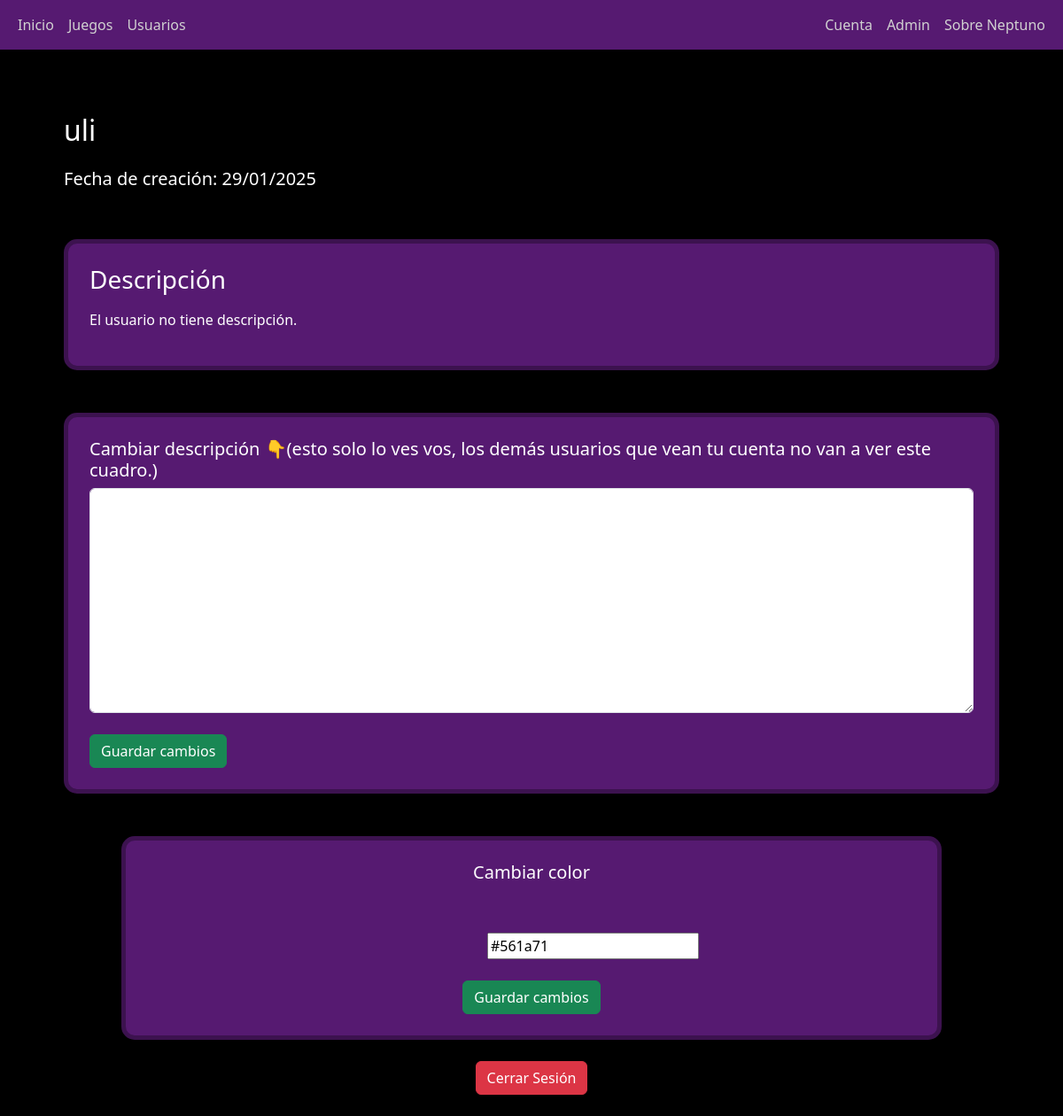
Page /account (signed in) on the earlier database version.
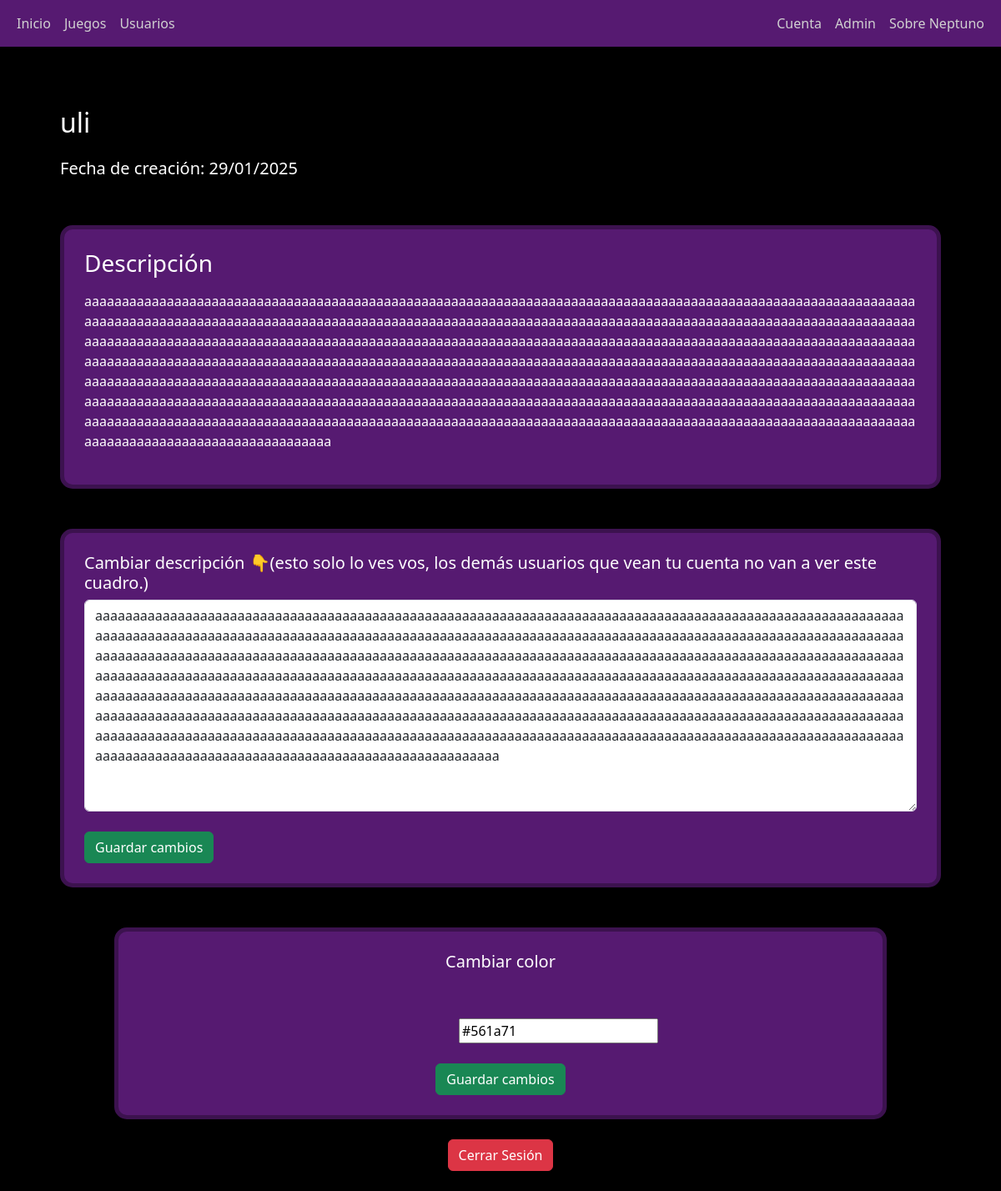
Same page on the later database version.
### app/models.py (models this page shows, shortened)
class CustomUser(AbstractUser):
    descripcion = models.TextField(blank=True, null=True)
    groups = models.ManyToManyField(Group, related_name='customuser_groups')
    user_permissions = models.ManyToManyField(Permission, related_name='customuser_permissions')
    color = ColorField(default='#313131', format='hex')

### app/views.py (the view)
# urls.py: path('account', views.edit_profile, name='account'),
def edit_profile(request):
    if request.method == 'POST':
        form = UserEditForm(request.POST, instance=request.user)
        if form.is_valid():
            form.save()
            return redirect('account')  # Redirige tras guardar los cambios
    else:
        form = UserEditForm(instance=request.user)
    if request.user.is_authenticated:
        user_color = request.user.color
    else:
        user_color = '#FF0000'  # Color predeterminado
    darker_color = darken_color(user_color, 0.3)
    return render(request, 'account.html', {'form': form, 'color': user_color, 'darker_color': darker_color})

### app/forms.py
class UserEditForm(forms.ModelForm):
    descripcion = forms.CharField(
        label="Descripción",
        required=False,
        widget=forms.Textarea(attrs={'class': 'form-control'})
    )
    color = ColorField(
        label="Color de perfil",
        required=False,
        widget=forms.TextInput(attrs={'type': 'color', 'class': 'form-control'})
    )
    class Meta:
        model = CustomUser
        fields = ['descripcion', 'color']

### app/views.py (called while the page is built)
def hex_to_rgb(hex_color):
    hex_color = hex_color.lstrip('#')
    return tuple(int(hex_color[i:i+2], 16) for i in (0, 2, 4))

def rgb_to_hex(r, g, b):
    return f'#{r:02x}{g:02x}{b:02x}'

def darken_color(hex_color, factor=0.2):
    r, g, b = hex_to_rgb(hex_color)
    r = max(int(r * (1 - factor)), 0)
    g = max(int(g * (1 - factor)), 0)
    b = max(int(b * (1 - factor)), 0)
    return rgb_to_hex(r, g, b)

### app/templates/account.html (shortened to what this page needs)
{% extends "base.html" %}
{%block navcolor%}{{color}}{%endblock%}
{% block content %}
<div class="container mt-5">
    <h2 class="mb-4">{{ request.user.username }}</h2>
    <h5>Fecha de creación: {{ request.user.date_joined|date:"d/m/Y" }}</h5>
</div>
    <div class="container mt-5">
        <div class="card p-4" style="background-color: {{color}}; border-color: {{darker_color}};">
            <h3 class="mb-3">Descripción </h3>
            {% if user.descripcion %}
                <p>{{ user.descripcion }}</p>
            {% else %}
                <p>El usuario no tiene descripción.</p>
            {% endif %}
        </div>
    </div>
<div class="container mt-5">
    <div class="card p-4" style="background-color: {{color}}; border-color: {{darker_color}};">
        <h5>Cambiar descripción 👇(esto solo lo ves vos, los demás usuarios que vean tu cuenta no van a ver este cuadro.)</h5>
        <form method="post">
            {{ form.descripcion }}
            <br>
            <button type="submit" class="btn btn-success">Guardar cambios</button>
        </form>
    </div>
    <div class="container mt-5">
        <center>
            <div class="card p-4" style="background-color: {{color}}; border-color: {{darker_color}};">
                <h5>Cambiar color</h5>
                <br><br>
                <form method="post">
                        <div class="color-input">
                        {{ form.color }}
                        </div>
                    <br>
                    <button type="submit" class="btn btn-success">Guardar cambios</button>
                </form>
            </div>
        </center>
<br>
<center >
    <form method="post" action="{% url 'logout' %}">
        <button type="submit" class="btn btn-danger">Cerrar Sesión</button>
    </form>
</center>
<br>
{% endblock %}

Differences in the rows shown:
changed CustomUser "uli": descripcion (not shown) → "aaaaaaaaaaaaaaaaaaaaaaaaaaaaaaaaaaaaaaaaaaaaaaaaaaaaaaaaaaaaaaaaaaaaaaaaaaaaaaaaaaaaaaaaaaaaaaaaaaaaaaaaaaaaaaaaaaaaaaaaaaaaaaaaaaaaaaaaaaaaaaaaaaaaaaaaaaaaaaaaaaaaaaaaaaaaaaaaaaaaaaaaaaaaaaaaaaaaaaaaaaaaaaaaaaaaaaaaaaaaaaaaaaaaaaaaaaaaaaaaaaaaaaaaaaaaaaaaaaaaaaaaaaaaaaaaaaaaaaaaaaaaaaaaaaaaaaaaaaaaaaaaaaaaaaaaaaaaaaaaaaaaaaaaaaaaaaaaaaaaaaaaaaaaaaaaaaaaaaaaaaaaaaaaaaaaaaaaaaaaaaaaaaaaaaaaaaaaaaaaaaaaaaaaaaaaaaaaaaaaaaaaaaaaaaaaaaaaaaaaaaaaaaaaaaaaaaaaaaaaaaaaaaaaaaaaaaaaaaaaaaaaaaaaaaaaaaaaaaaaaaaaaaaaaaaaaaaaaaaaaaaaaaaaaaaaaaaaaaaaaaaaaaaaaaaaaaaaaaaaaaaaaaaaaaaaaaaaaaaaaaaaaaaaaaaaaaaaaaaaaaaaaaaaaaaaaaaaaaaaaaaaaaaaaaaaaaaaaaaaaaaaaaaaaaaaaaaaaaaaaaaaaaaaaaaaaaaaaaaaaaaaaaaaaaaaaaaaaaaa…"
Other differences:
text no longer shown: "El usuario no tiene descripción."
